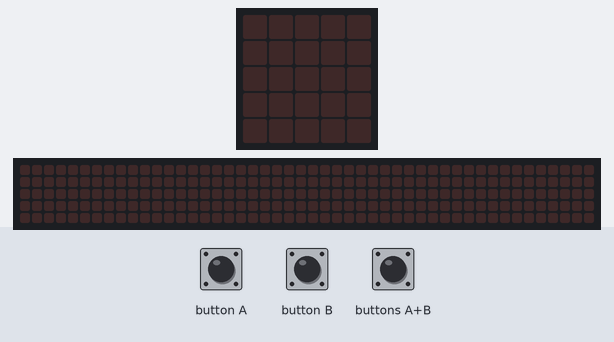
A program run on a simulated BBC micro:bit (MakeCode). Shown: the board's 5×5 LED display, a strip that is not on the board, showing the scrolling text unrolled. The test bench sets the inputs (shaded band). The 48×5 strip is a reading aid, not a part: it shows the text the display is scrolling, unrolled, one strip-width of it at a time.

Above: at 1.2 s.
1.3 s: button A pressed for 0.15 s
At 1.52 s:
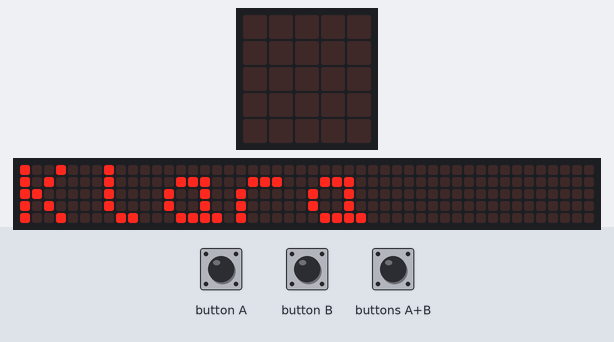
At 1.97 s:
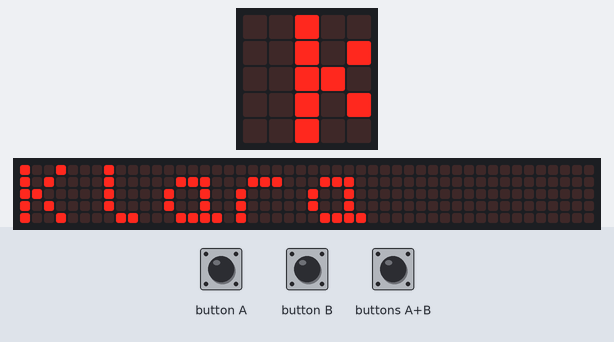
4.3 s: button B pressed for 0.15 s
At 6.92 s:
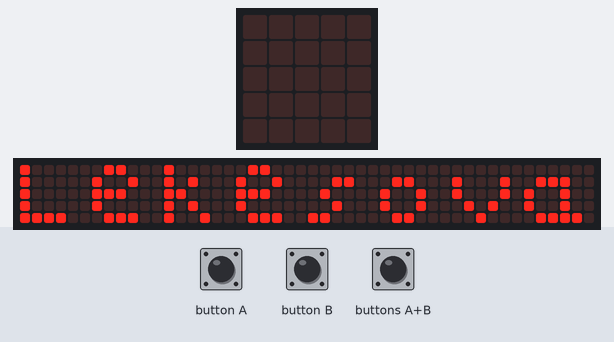

Measured:
- after the input at 1.3 s, the display: changes after 0.15 s (image 1)
- after the input at 4.3 s, the display: first differs from a run without the input after 2.6 s (image 3)

The program:

main.ts
```typescript
input.onButtonPressed(Button.A, function () {
    basic.showString("Klara")
})
input.onButtonPressed(Button.AB, function () {
    basic.showString("Arnost")
})
input.onButtonPressed(Button.B, function () {
    basic.showString("Lekesova")
})
```

test.ts
```typescript
// Tady jsou testy. Při použití tohoto balíčku jako rozšíření nebude zkompilováno.
```
